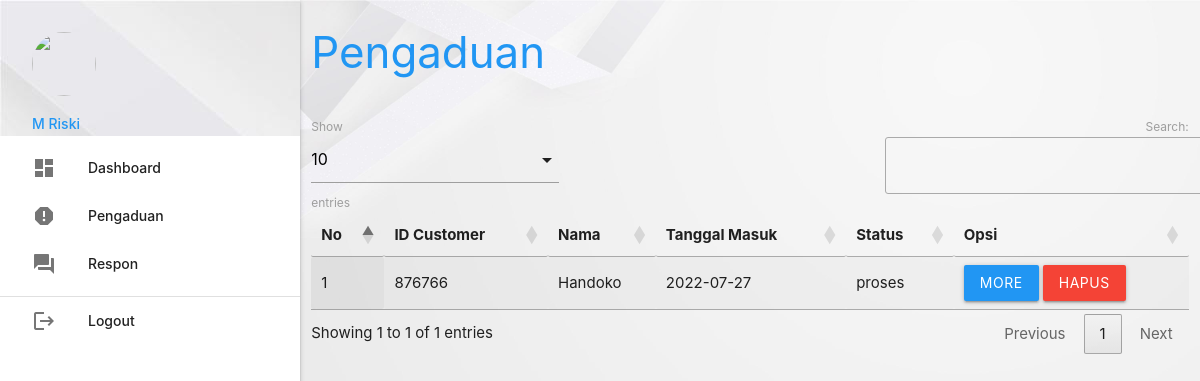
The app's page /customer_complaint/petugas/index.php?p=pengaduan (signed in) with its own data.
### tables this page shows
CREATE TABLE `pengaduan` (
  `id_pengaduan` int(5) NOT NULL,
  `tgl_pengaduan` varchar(20) NOT NULL,
  `id_customer` varchar(6) NOT NULL,
  `project` varchar(100) NOT NULL,
  `fitur` varchar(100) NOT NULL,
  `subfitur` varchar(100) NOT NULL,
  `isi_laporan` text NOT NULL,
  `foto` varchar(255) NOT NULL,
  `status` enum('proses','selesai') NOT NULL
);

CREATE TABLE `customer` (
  `id_customer` varchar(6) NOT NULL,
  `nama` varchar(35) NOT NULL,
  `username` varchar(25) NOT NULL,
  `password` varchar(255) NOT NULL,
  `no_telepon` varchar(13) NOT NULL
);

### customer_complaint/petugas/pengaduan.php (the view, shortened to what this page needs)
    <div class="row">
    	<div class="col s12 m9">
    		<h3 class="blue-text">Pengaduan</h3>
    	</div>
    </div>
    <table id="example" class="display responsive-table" style="width:100%">
    	<thead>
    		<tr>
    			<th>No</th>
    			<th>ID Customer</th>
    			<th>Nama</th>
    			<th>Tanggal Masuk</th>
    			<th>Status</th>
    			<th>Opsi</th>
    		</tr>
    	</thead>
    	<tbody>
    		<?php
$no = 1;
$query = mysqli_query($koneksi, "SELECT * FROM pengaduan INNER JOIN customer ON pengaduan.id_customer=customer.id_customer WHERE pengaduan.status='proses' ORDER BY pengaduan.id_pengaduan DESC");
while ($r = mysqli_fetch_assoc($query)) { ?>
    			<tr>
    				<td><?php echo $no++; ?></td>
    				<td><?php echo $r['id_customer']; ?></td>
    				<td><?php echo $r['nama']; ?></td>
    				<td><?php echo $r['tgl_pengaduan']; ?></td>
    				<td><?php echo $r['status']; ?></td>
    				<td><a class="btn modal-trigger blue" href="#more?id_pengaduan=<?php echo $r['id_pengaduan'] ?>">More</a> <a class="btn red" onclick="return confirm('Anda Yakin Ingin Menghapus Y/N')" href="index.php?p=pengaduan_hapus&id_pengaduan=<?php echo $r['id_pengaduan'] ?>">Hapus</a></td>
    			</tr>
    		<?php  }
?>
    	</tbody>
    </table>

### records on screen
pengaduan: id_customer.id_customer "876766", id_customer.nama "Handoko", tgl_pengaduan "2022-07-27", status "proses"

### other values on screen
$_SESSION['data']['nama_petugas'] "M Riski"
